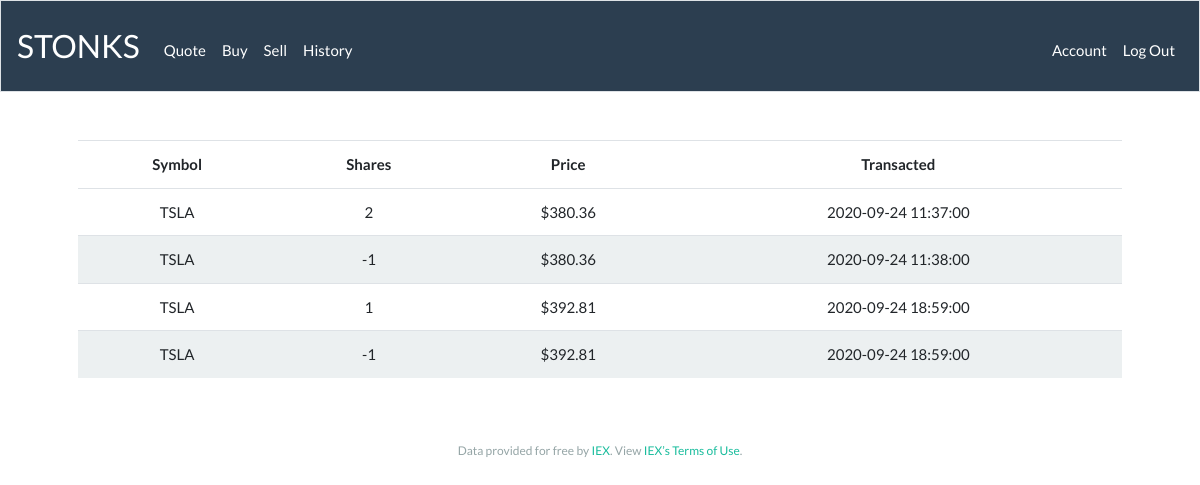
Page /history (signed in) on the earlier database version.
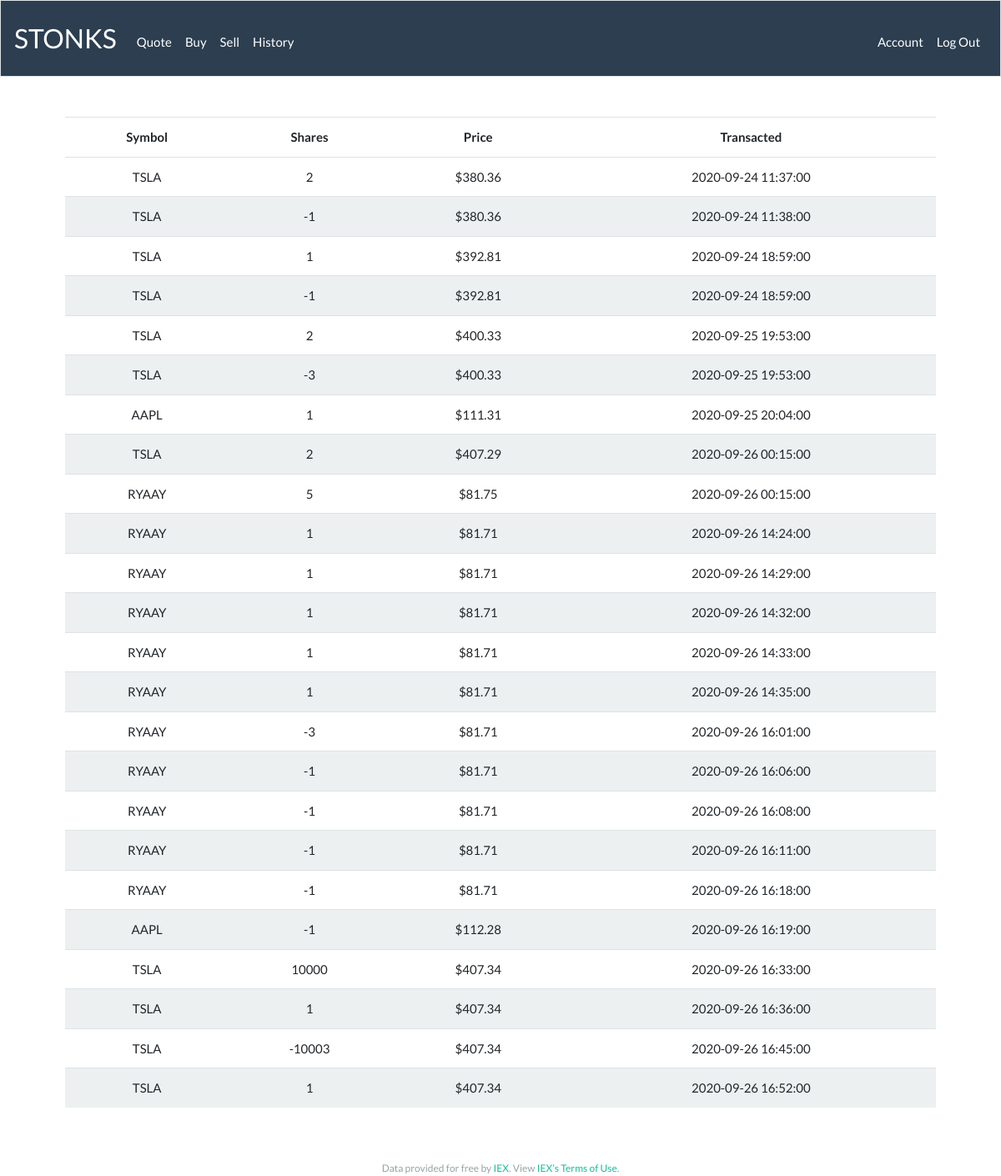
Same page on the later database version.
### tables this page shows
CREATE TABLE "history" (
	"id"	INTEGER NOT NULL,
	"user"	TEXT,
	"symbol"	BLOB,
	"shares"	NUMERIC,
	"price"	NUMERIC,
	"date"	INTEGER,
	PRIMARY KEY("id")
);

### app.py (the view)
@app.route("/history")
@login_required
def history():
    user = session["user_id"]
    rows = db.execute(
        "SELECT * FROM history WHERE user=:user ORDER BY date", user=user)
    return render_template("history.html", rows=rows)

### app.py (called while the page is built)
@app.after_request
def after_request(response):
    response.headers["Cache-Control"] = "no-cache, no-store, must-revalidate"
    response.headers["Expires"] = 0
    response.headers["Pragma"] = "no-cache"
    return response

### helpers.py (called while the page is built)
def login_required(f):
    @wraps(f)
    def decorated_function(*args, **kwargs):
        if session.get("user_id") is None:
            return redirect("/login")
        return f(*args, **kwargs)
    return decorated_function

def usd(value):
    return f"${value:,.2f}"

### templates/history.html (shortened to what this page needs)
{% extends "layout.html" %}
{% block main %}
<table class="table table-striped">
  <tr style="background: white">
    <th>Symbol</th>
    <th>Shares</th>
    <th>Price</th>
    <th>Transacted</th>
  </tr>
  {% for row in rows %}
  <tr>
    <td>{{ row.symbol }}</td>
    <td>{{ row.shares }}</td>
    <td>{{ usd(row.price) }}</td>
    <td>{{ row.date }}</td>
  </tr>
  {% endfor %}
</table>
{% endblock %}

### templates/layout.html (shortened to what this page needs)
<!DOCTYPE html>
<html lang="en">
<head>
  <link href="/static/bootstrap.min.css" rel="stylesheet">
  <link href="/static/styles.css" rel="stylesheet">
</head>
<body>
  <nav class="navbar navbar-expand-md navbar-dark bg-primary border">
    <a class="navbar-brand" href="/">
        STONKS</a>
    <div class="collapse navbar-collapse" id="navbar">
      {% if session.user_id %}
      <ul class="navbar-nav mr-auto mt-2">
        <li class="nav-item"><a class="nav-link" href="/quote">Quote</a></li>
        <li class="nav-item"><a class="nav-link" href="/buy">Buy</a></li>
        <li class="nav-item"><a class="nav-link" href="/sell">Sell</a></li>
        <li class="nav-item"><a class="nav-link" href="/history">History</a></li>
      </ul>
      <ul class="navbar-nav ml-auto mt-2">
        <li class="nav-item"><a class="nav-link" href="/account">Account</a></li>
        <li class="nav-item"><a class="nav-link" href="/logout">Log Out</a></li>
      </ul>
      {% else %}
      <ul class="navbar-nav ml-auto mt-2">
        <li class="nav-item"><a class="nav-link" href="/register">Register</a></li>
        <li class="nav-item"><a class="nav-link" href="/login">Log In</a></li>
      </ul>
      {% endif %}
    </div>
  </nav>
  <main class="container p-5">
    {% block main %}{% endblock %}
  </main>
  <footer class="small text-center text-muted">
    Data provided for free by <a href="https://iextrading.com/developer">IEX</a>. View <a
      href="https://iextrading.com/api-exhibit-a/">IEX’s Terms of Use</a>.
  </footer>
</body>
</html>

### static/styles.css (style rules this page uses)
nav .navbar-brand { font-size: xx-large; }
main { overflow-x: auto; text-align: center; }

Differences in the rows shown:
added history: symbol "TSLA", shares "2", price "$400.33", date "2020-09-25 19:53:00"
added history: symbol "TSLA", shares "-3", price "$400.33", date "2020-09-25 19:53:00"
added history: symbol "AAPL", shares "1", price "$111.31", date "2020-09-25 20:04:00"
added history: symbol "TSLA", shares "2", price "$407.29", date "2020-09-26 00:15:00"
added history: symbol "RYAAY", shares "5", price "$81.75", date "2020-09-26 00:15:00"
added history: symbol "RYAAY", shares "1", price "$81.71", date "2020-09-26 14:24:00"
added history: symbol "RYAAY", shares "1", price "$81.71", date "2020-09-26 14:29:00"
added history: symbol "RYAAY", shares "1", price "$81.71", date "2020-09-26 14:32:00"
added history: symbol "RYAAY", shares "1", price "$81.71", date "2020-09-26 14:33:00"
added history: symbol "RYAAY", shares "1", price "$81.71", date "2020-09-26 14:35:00"
added history: symbol "RYAAY", shares "-3", price "$81.71", date "2020-09-26 16:01:00"
added history: symbol "RYAAY", shares "-1", price "$81.71", date "2020-09-26 16:06:00"
added history: symbol "RYAAY", shares "-1", price "$81.71", date "2020-09-26 16:08:00"
added history: symbol "RYAAY", shares "-1", price "$81.71", date "2020-09-26 16:11:00"
added history: symbol "RYAAY", shares "-1", price "$81.71", date "2020-09-26 16:18:00"
added history: symbol "AAPL", shares "-1", price "$112.28", date "2020-09-26 16:19:00"
added history: symbol "TSLA", shares "10000", price "$407.34", date "2020-09-26 16:33:00"
added history: symbol "TSLA", shares "1", price "$407.34", date "2020-09-26 16:36:00"
added history: symbol "TSLA", shares "-10003", price "$407.34", date "2020-09-26 16:45:00"
added history: symbol "TSLA", shares "1", price "$407.34", date "2020-09-26 16:52:00"
